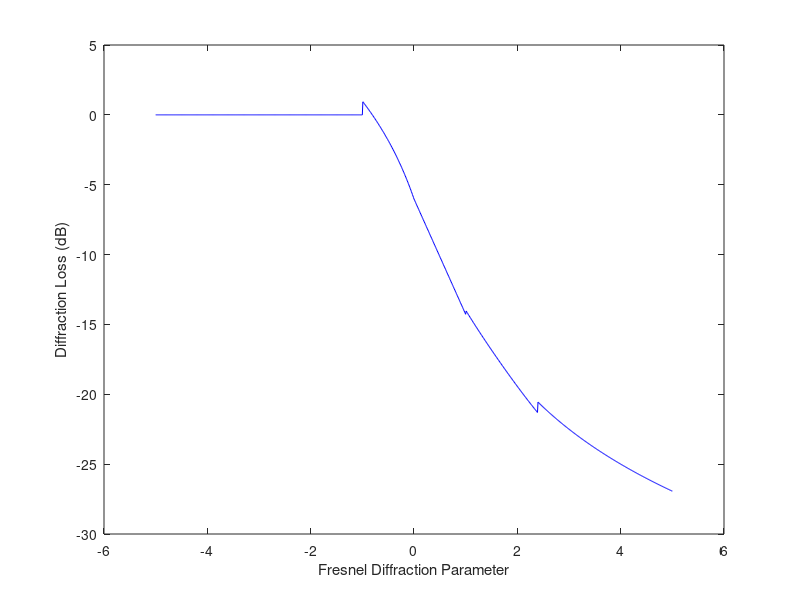

Reproduce this figure in MATLAB.
%%%%%%%%%%%%%%%%%%
%  Institute: Indian Institute of Information Technology Nagpur
%  Laboratory: Wireless Communication
%  Engineer: Chaitra Guruvelli
%  Create Date: 23.01.2024 20:41:32
%  Project Name: Base to node Distance
%  Tool: Matlab
%  Description: 
clc
clear all 
close all 
v=-5:0.01:5; 
for n=1:length(v)     
   if v(n) <= -1         
      G(n)=0;     
   elseif v(n) <= 0         
      G(n)=20*log10(0.5-0.62*v(n));     
   elseif v(n) <= 1         
      G(n)=20*log10(0.5*exp(-0.95*v(n)));     
   elseif v(n) <= 2.4         
      G(n)=20*log10(0.4-sqrt(0.1184-(0.38-0.1*v(n))^2));     
   else         
      G(n)=20*log10(0.225/v(n));     
   end      
end 
plot(v, G, 'b') 
xlabel('Fresnel Diffraction Parameter') 
ylabel('Diffraction Loss (dB)')
